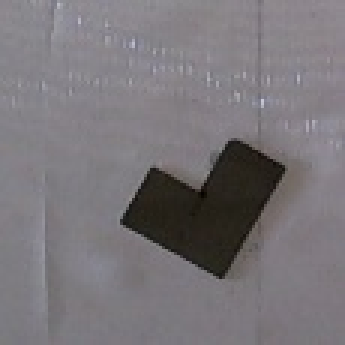
#> input picture test_image/Src/1d60d1001b8-a2.jpg, 115 x 115 px (shown 3 times larger)
$ python -i function_shape_extract.py   (imports and definitions only)   (older library calls are emulated)
#> lines starting #> are read from the running program, lines starting #| are printed output that depends on the picture; after the words box and inside, x2 and y2 are one past the last pixel; in counts of white or black regions, pixels touching at a corner belong together; long printed decimals are rounded
#> further down, picture is the input picture: shape (115, 115, 3); mean B, G, R 121.4, 117.3, 121.3
import cv2
import numpy as np
import os
from matplotlib import pyplot as plt
import time

# find the horizontal weight
def horizontal_weight(img,left_x,left_y,h,w):
    #h,w = img.shape[:2]
    h_half = int(h/2)
    w = int(w)
    left_x = int(left_x)
    left_y = int(left_y)
    top_sum = 0
    bot_sum = 0
    rotate = False
    for j in range(h_half):
        for i in range(w):
            x = i+left_x
            top_y = j+left_y
            bot_y = j+left_y+h_half
            p_top = img[top_y,x]
            p_bot = img[bot_y,x]
            top_sum += p_top
            bot_sum += p_bot

    if(top_sum > bot_sum):
        rotate = True

    return rotate

# and images
def and_images(img,mask):
    h,w = img.shape[:2]
    out_img = img
    for j in range(h):
        for i in range(w):
            if mask[j,i][1] == 0:
                out_img[j,i] = 0

    return out_img

# [151 lines left out: functions get_compare_imgs, rotate_img, feature_extract, not called in this run]

##############################################################################
def feature_extract2(inimg):

    # binary input image
    inimg_gray = cv2.cvtColor(inimg, cv2.COLOR_BGR2GRAY)
    ret,img_thd = cv2.threshold(inimg_gray,127,255,cv2.THRESH_BINARY)# binary the gray image
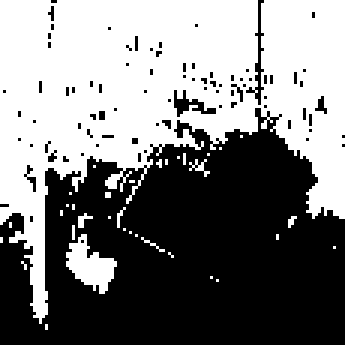
#> img_thd: shape (115, 115) (shown 3 times larger); 49.6% white; 35 white regions (33 under 20 px), largest, box (x1, y1, x2, y2) and area: (0, 0, 115, 108) 6276, (22, 78, 39, 98) 176
    img_thd = 255-img_thd

    img = cv2.cvtColor(img_thd, cv2.COLOR_GRAY2BGR)
#> img: shape (115, 115, 3); 50.4% white; 35 black regions (33 under 20 px)
    height, width = img.shape[:2]
#> height = 115; width = 115
    # rgb to gray
    img_gray = cv2.cvtColor(img, cv2.COLOR_BGR2GRAY)

    #find contour
    finded = False
    _, contours, hierarchy = cv2.findContours(img_gray,cv2.RETR_EXTERNAL,cv2.CHAIN_APPROX_SIMPLE)
#> contours = 83 contours, 81 with area under 20; largest, box (x1, y1, x2, y2) and area: (0, 36, 115, 115) 6439, (58, 30, 72, 39) 24
    for cnt in range(len(contours)):
        #cnt = contours[0]
        rect = cv2.minAreaRect(contours[cnt])
        x, y = rect[0]  # center
        w,h = rect[1]   # width height

        contour_size = w*h
        image_size = width*height

        print(image_size, contour_size)

        if contour_size > image_size/16 and finded == False:
            x,y = rect[0]  # center
            w,h = rect[1]   # width height
            angle = rect[2] # angle
            box = cv2.boxPoints(rect)
            box = np.int0(box)

            # if h>w
            if h>w :
                angle -= 90


            #print('%s    center:(%d,%d),w:%d,h:%d,angle:%d\n'%(name,x,y,w,h,angle))
            #contour_info = '%s    center:(%d,%d),w:%d,h:%d,angle:%d\n'%(name,x,y,w,h,angle)
            #f_feature.write(contour_info)

            cv2.drawContours(img,[box], -1, (0, 255, 0), 1) #@ -1(draw all contour) 1:thickness
            #cv2.drawContours(img_gray,[box],-1,(0,0,255),2)
            #cv2.imwrite('test.png', img)

            mask = np.zeros(img.shape, dtype="uint8")  # define contour mask
            cv2.drawContours(mask, [box], -1, (255,255,255), -1) # in mask is white
            object_img = and_images(img_gray,mask)     # denoise, get object
            #cv2.imwrite('mask.png', mask)


            rows, cols = img.shape[:2]
            length = max(rows,cols)*2
            #@ transfer and rotation the object
            s_x = length/2 - x
            s_y = length/2 - y
            print(s_x,s_y)
            H = np.float32([[1,0,s_x],[0,1,s_y]])
            img2 = cv2.warpAffine(object_img, H, (length, length))
            M = cv2.getRotationMatrix2D((length/2, length/2), angle, 1)
            img3 = cv2.warpAffine(img2, M, (length, length))

#            name_png2 = outpath + 'denoise_' + name
#            cv2.imwrite(name_png2,img3)

            #@ change center to the buttom (rotate 180)
            #get no rotate object
            _2, contours2, hierarchy2 = cv2.findContours(img3,cv2.RETR_EXTERNAL,cv2.CHAIN_APPROX_SIMPLE)
            cnt_f = contours2[0]
            for cnt2 in range(len(contours2)):
                rect2 = cv2.minAreaRect(contours2[cnt2])
                w2, h2 = rect2[1]   # width height
                print('123 ',w2,h2)
                if w2*h2 > h*w/2:
                    cnt_f = contours2[cnt2]
                    break

            #cv2.imshow('img3', img3)
            #cv2.waitKey(0)
            x2, y2 = rect2[0]  # center
            w2, h2 = rect2[1]   # width height

            if h2 > w2: # find long side is width
                t = w2
                w2 = h2
                h2 = t

            # print('%s    center:(%d,%d),w:%d,h:%d,length/2:%d\n'%(name,x2,y2,w2,h2,length/2))
#
            left_x = x2-w2/2
            left_y = y2-h2/2
            rotate180 = horizontal_weight(img3,left_x,left_y,h2,w2)
            if rotate180 == True:
                rotate180 = 180
            else:
                rotate180 = 0

            print(rotate180)

            M = cv2.getRotationMatrix2D((x2, y2), rotate180, 1.0)
            cos = np.abs(M[0, 0])
            sin = np.abs(M[0, 1])

            # compute the new bounding dimensions of the image
            nW = int((h2 * sin) + (w2 * cos))
            nH = int((h2 * cos) + (w2 * sin))

            # adjust the rotation matrix to take into account translation
            M[0, 2] += (nW / 2) - x2
            M[1, 2] += (nH / 2) - y2

            # perform the actual rotation and return the image
            finded = True
            img4 = cv2.warpAffine(img3, M, (nW, nH))
            #cv2.imshow('img4', img4)
            #cv2.waitKey(0)
            return cv2.warpAffine(img3, M, (nW, nH))
#> this loop made 30 passes
#> (rect, contour_size, angle, box) on pass 30: (((57, 75), (78, 114), -90), 8892, -180, [[114, 113], [0, 113], [0, 35], [114, 35]])
#> (rect, contour_size) on passes 1 to 6: (((10, 72.5), (1, 0), -90), 0), (((1, 68), (0, 2), -90), 0), (((9.7, 59.1), (2.53, 8.22), -18.43), 20.8), (((21.25, 52.75), (0.707, 1.41), -45), 1), (((46, 52), (2, 0), -90), 0), (((27, 51), (0, 0), -90), 0)
#| 13225 0.0
#| 13225 0.0
#| 13225 20.800
#| 13225 1
#| 13225 0.0
#| 13225 0.0
#| 13225 0.0
#| 13225 5.000
#> (further printed lines are left out)
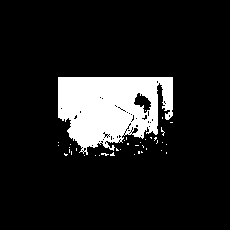
#> _2: shape (230, 230); 12% white; 38 white regions (37 under 20 px), largest, box (x1, y1, x2, y2) and area: (58, 77, 173, 155) 6249
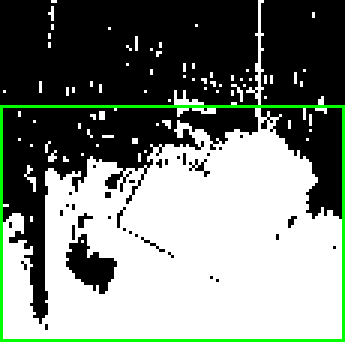
#> img: shape (115, 115, 3) (shown 3 times larger); mean B, G, R 124.7, 132.1, 124.7
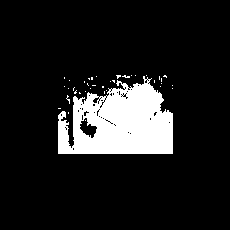
#> img2: shape (230, 230); 12% white; 38 white regions (37 under 20 px), largest, box (x1, y1, x2, y2) and area: (58, 76, 173, 154) 6249
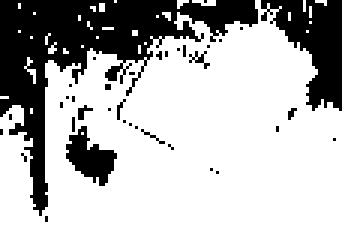
#> img4: shape (77, 114) (shown 3 times larger); 70.7% white; 37 black regions (34 under 20 px), largest, box (x1, y1, x2, y2) and area: (0, 0, 86, 72) 1766, (87, 0, 114, 37) 528, (22, 42, 39, 62) 176
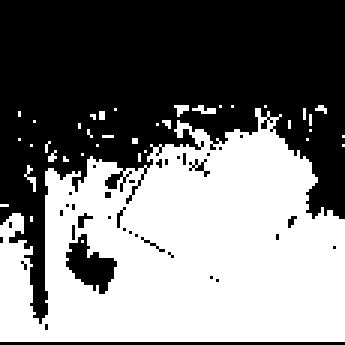
#> img_gray: shape (115, 115) (shown 3 times larger); 48.2% white; 38 white regions (37 under 20 px), largest, box (x1, y1, x2, y2) and area: (0, 36, 115, 114) 6249
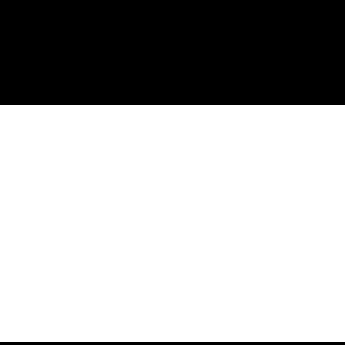
#> mask: shape (115, 115, 3) (shown 3 times larger); 68.7% white; 2 black regions, box (x1, y1, x2, y2) and area: (0, 0, 115, 35) 4025, (0, 114, 115, 115) 115
#> after the loop, M = [[-1, 1.22e-16, 172], [-1.22e-16, -1, 154]]; angle = -180; cols = 115; cos = 1; finded = True; left_x = 58; left_y = 77; length = 230; nH = 77; nW = 114; rotate180 = 180; rows = 115; s_x = 58; s_y = 40; sin = 1.22e-16; t = 77; x2 = 115; y2 = 115.5

# [106 lines left out: function feature_extract3, not called in this run]

>>> import cv2
>>> picture = cv2.imread('Src/1d60d1001b8-a2.jpg')
>>> result = feature_extract2(picture)

$ run again, on test_image/Src/1d60d1013b0-c.jpg
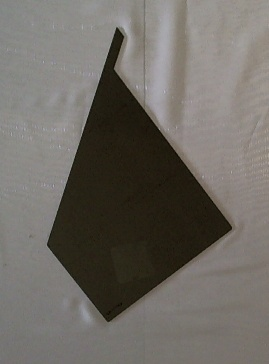
#> input picture test_image/Src/1d60d1013b0-c.jpg, 269 x 364 px
#> picture is the input picture: shape (364, 269, 3); mean B, G, R 99.6, 105.8, 110
#> in feature_extract2, `ret,img_thd = cv2.threshold(inimg_gray,127,255,cv2.THRESH_BINARY)# bin..`:
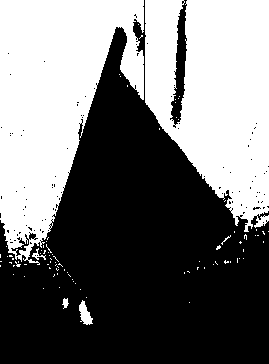
#> img_thd: shape (364, 269); 44.8% white; 89 white regions (84 under 20 px), largest, box (x1, y1, x2, y2) and area: (0, 0, 144, 265) 22452, (145, 0, 269, 232) 20881, (79, 300, 93, 325) 195, (32, 248, 46, 260) 53, (62, 298, 69, 309) 45
#> contours = 95 contours, 92 with area under 20; largest, box (x1, y1, x2, y2) and area: (0, 0, 269, 364) 52472, (170, 0, 187, 128) 871, (11, 232, 38, 256) 96
#> the loop in feature_extract2, `for cnt in range(len(contours)):` made 95 passes
#> (contour_size, angle, box, rows) on pass 95: (97284, -90, [[268, 363], [0, 363], [0, 0], [268, 0]], 364)
#> (printed output is left out)
#> after the loop in feature_extract2, `for cnt in range(len(contours)):`:
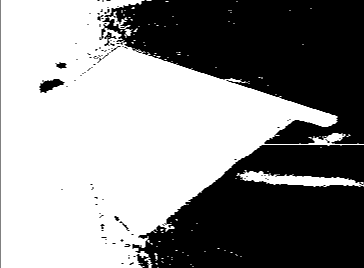
#> img4: shape (268, 364); min 0, max 255, mean 140.9
#> after the loop in feature_extract2, `for cnt in range(len(contours)):`: M = [[1, 0, -182], [0, 1, -230]]; angle = -90; cols = 269; cos = 1; finded = True; left_x = 182; left_y = 230; length = 728; nH = 268; nW = 364; rotate180 = 0; rows = 364; s_x = 230; s_y = 182.5; sin = 0; t = 268; x2 = 364

$ run again, on test_image/Src/1d60d1022a2-b.jpg
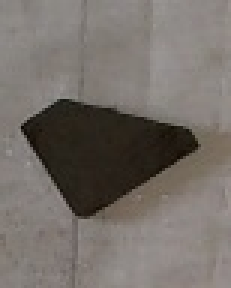
#> input picture test_image/Src/1d60d1022a2-b.jpg, 77 x 96 px (shown 3 times larger)
#> picture is the input picture: shape (96, 77, 3); mean B, G, R 105.3, 111, 117.4
#> contours = 33 contours, 32 with area under 20; largest, box (x1, y1, x2, y2) and area: (0, 0, 77, 96) 3234
#> the loop in feature_extract2, `for cnt in range(len(contours)):` made 32 passes
#> (rect, contour_size, angle, box) on pass 32: (((24.57, 53.31), (88.78, 74.46), -43.15), 6610.1, -43.15, [[17, 110], [-33, 56], [31, -4], [82, 50]])
#> (printed output is left out)
#> after the loop in feature_extract2, `for cnt in range(len(contours)):`:
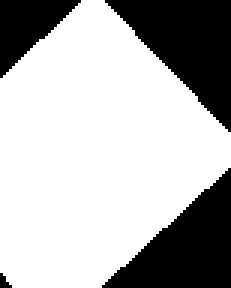
#> mask: shape (96, 77, 3) (shown 3 times larger); 70.2% white; 4 black regions (1 under 20 px), largest, box (x1, y1, x2, y2) and area: (35, 0, 77, 44) 946, (34, 56, 77, 96) 880, (0, 0, 27, 26) 364
#> after the loop in feature_extract2, `for cnt in range(len(contours)):`: M = [[1, 0, -50.73], [0, 1, -59.09]]; angle = -43.15; cols = 77; cos = 1; finded = True; left_x = 50.38; left_y = 58.76; length = 192; nH = 76; nW = 89; rotate180 = 0; rows = 96; s_x = 71.43; s_y = 42.69; sin = 0; x2 = 95.23; y2 = 97.09
